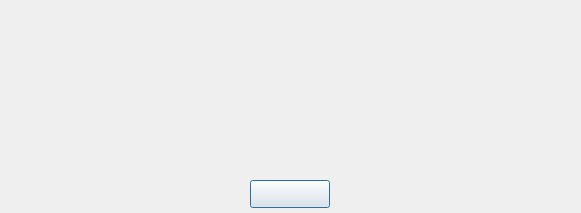
<ui version="4.0" >
 <class>Dialog</class>
 <widget class="QDialog" name="Dialog" >
  <property name="geometry" >
   <rect>
    <x>0</x>
    <y>0</y>
    <width>581</width>
    <height>213</height>
   </rect>
  </property>
  <property name="minimumSize" >
   <size>
    <width>581</width>
    <height>213</height>
   </size>
  </property>
  <property name="maximumSize" >
   <size>
    <width>581</width>
    <height>213</height>
   </size>
  </property>
  <property name="windowTitle" >
   <string>Qsalat - about</string>
  </property>
  <widget class="QPushButton" name="pushButton" >
   <property name="geometry" >
    <rect>
     <x>250</x>
     <y>180</y>
     <width>80</width>
     <height>28</height>
    </rect>
   </property>
   <property name="text" >
    <string/>
   </property>
  </widget>
 </widget>
 <resources/>
 <connections/>
</ui>
